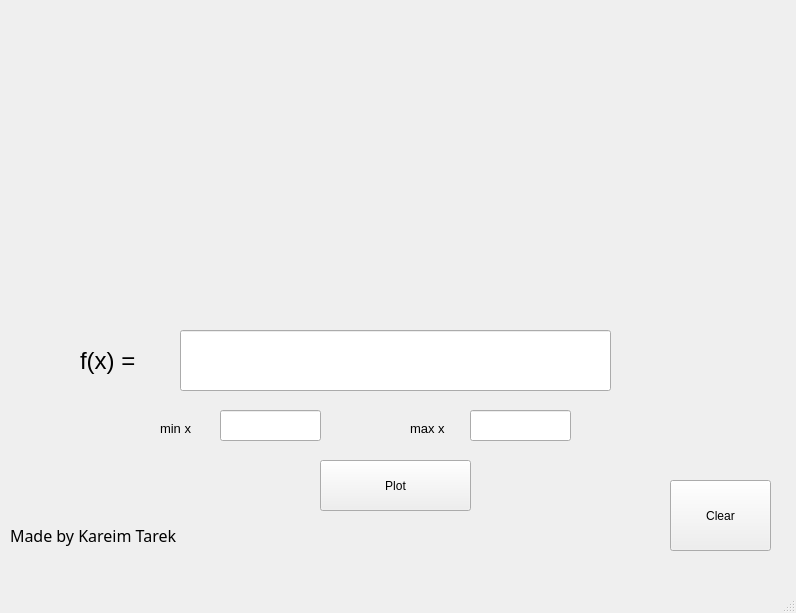
<?xml version="1.0" encoding="UTF-8"?>
<ui version="4.0">
 <class>MainWindow</class>
 <widget class="QMainWindow" name="MainWindow">
  <property name="windowModality">
   <enum>Qt::NonModal</enum>
  </property>
  <property name="enabled">
   <bool>true</bool>
  </property>
  <property name="geometry">
   <rect>
    <x>0</x>
    <y>0</y>
    <width>796</width>
    <height>613</height>
   </rect>
  </property>
  <property name="sizePolicy">
   <sizepolicy hsizetype="Fixed" vsizetype="Fixed">
    <horstretch>0</horstretch>
    <verstretch>0</verstretch>
   </sizepolicy>
  </property>
  <property name="windowTitle">
   <string>Desmos Desktop</string>
  </property>
  <widget class="QWidget" name="centralwidget">
   <property name="sizePolicy">
    <sizepolicy hsizetype="Fixed" vsizetype="Fixed">
     <horstretch>0</horstretch>
     <verstretch>0</verstretch>
    </sizepolicy>
   </property>
   <widget class="QCustomPlot" name="customPlot" native="true">
    <property name="geometry">
     <rect>
      <x>30</x>
      <y>30</y>
      <width>741</width>
      <height>281</height>
     </rect>
    </property>
   </widget>
   <widget class="QLineEdit" name="eqn_txt">
    <property name="geometry">
     <rect>
      <x>180</x>
      <y>330</y>
      <width>431</width>
      <height>61</height>
     </rect>
    </property>
   </widget>
   <widget class="QLabel" name="label">
    <property name="geometry">
     <rect>
      <x>80</x>
      <y>340</y>
      <width>91</width>
      <height>41</height>
     </rect>
    </property>
    <property name="font">
     <font>
      <pointsize>18</pointsize>
     </font>
    </property>
    <property name="text">
     <string>f(x) = </string>
    </property>
   </widget>
   <widget class="QLabel" name="label_2">
    <property name="geometry">
     <rect>
      <x>160</x>
      <y>420</y>
      <width>51</width>
      <height>16</height>
     </rect>
    </property>
    <property name="font">
     <font>
      <pointsize>10</pointsize>
     </font>
    </property>
    <property name="text">
     <string>min x</string>
    </property>
   </widget>
   <widget class="QLabel" name="label_3">
    <property name="geometry">
     <rect>
      <x>410</x>
      <y>420</y>
      <width>55</width>
      <height>16</height>
     </rect>
    </property>
    <property name="font">
     <font>
      <pointsize>10</pointsize>
     </font>
    </property>
    <property name="text">
     <string>max x</string>
    </property>
   </widget>
   <widget class="QPushButton" name="plotButton">
    <property name="geometry">
     <rect>
      <x>320</x>
      <y>460</y>
      <width>151</width>
      <height>51</height>
     </rect>
    </property>
    <property name="text">
     <string>Plot</string>
    </property>
   </widget>
   <widget class="QPushButton" name="clearButton">
    <property name="geometry">
     <rect>
      <x>670</x>
      <y>480</y>
      <width>101</width>
      <height>71</height>
     </rect>
    </property>
    <property name="text">
     <string>Clear</string>
    </property>
   </widget>
   <widget class="QLabel" name="label_4">
    <property name="geometry">
     <rect>
      <x>10</x>
      <y>520</y>
      <width>211</width>
      <height>31</height>
     </rect>
    </property>
    <property name="font">
     <font>
      <family>Monotype Corsiva</family>
      <pointsize>12</pointsize>
     </font>
    </property>
    <property name="text">
     <string>Made by Kareim Tarek</string>
    </property>
   </widget>
   <widget class="QLineEdit" name="minx">
    <property name="geometry">
     <rect>
      <x>220</x>
      <y>410</y>
      <width>101</width>
      <height>31</height>
     </rect>
    </property>
   </widget>
   <widget class="QLineEdit" name="maxx">
    <property name="geometry">
     <rect>
      <x>470</x>
      <y>410</y>
      <width>101</width>
      <height>31</height>
     </rect>
    </property>
   </widget>
  </widget>
  <widget class="QMenuBar" name="menubar">
   <property name="geometry">
    <rect>
     <x>0</x>
     <y>0</y>
     <width>796</width>
     <height>26</height>
    </rect>
   </property>
  </widget>
  <widget class="QStatusBar" name="statusbar"/>
 </widget>
 <customwidgets>
  <customwidget>
   <class>QCustomPlot</class>
   <extends>QWidget</extends>
   <header>qcustomplot.h</header>
   <container>1</container>
  </customwidget>
 </customwidgets>
 <resources/>
 <connections/>
</ui>
